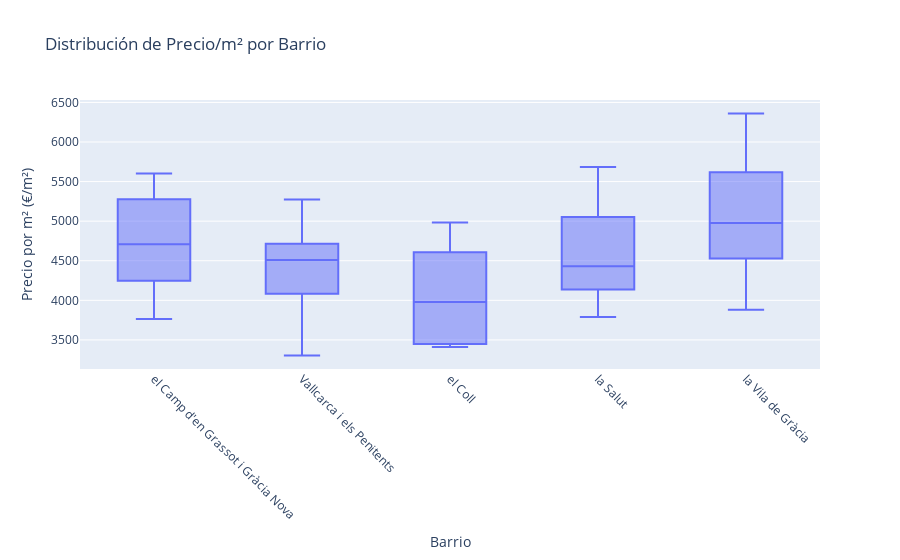

Notebook source saved alongside this figure:
### Code cell
# Distribución por barrio
if 'barrio_nombre' in df_matched.columns:
    barrio_col = 'barrio_nombre'
elif 'barrio_id' in df_matched.columns:
    # Crear nombres de barrio si no existen
    barrio_map = {
        28: 'Vallcarca i els Penitents',
        29: 'el Coll',
        30: 'la Salut',
        31: 'la Vila de Gràcia',
        32: 'el Camp d\'en Grassot i Gràcia Nova'
    }
    df_matched['barrio_nombre'] = df_matched['barrio_id'].map(barrio_map)
    barrio_col = 'barrio_nombre'

fig = px.box(
    df_matched,
    x=barrio_col,
    y='precio_m2',
    title='Distribución de Precio/m² por Barrio',
    labels={'precio_m2': 'Precio por m² (€/m²)', barrio_col: 'Barrio'}
)
fig.update_xaxes(tickangle=45)
fig.show()

# Análisis detallado de outliers en superficie
if len(outliers) > 0:
    print("\n" + "="*70)
    print("🔍 ANÁLISIS DETALLADO DE OUTLIERS EN SUPERFICIE")
    print("="*70)
    
    outlier_cols = ['superficie_m2', 'precio_m2', 'precio', 'habitaciones', 'banos', 
                    'barrio_id', 'ano_construccion', 'plantas']
    outlier_cols = [c for c in outlier_cols if c in outliers.columns]
    
    print("\n📊 Características de los outliers:")
    print(outliers[outlier_cols].to_string())
    
    print("\n📈 Comparación con el resto del dataset:")
    df_normal = df_matched[~df_matched.index.isin(outliers.index)]
    print(f"  Superficie media (sin outliers): {df_normal['superficie_m2'].mean():.1f} m²")
    print(f"  Superficie media (outliers):     {outliers['superficie_m2'].mean():.1f} m²")
    print(f"  Ratio: {outliers['superficie_m2'].mean() / df_normal['superficie_m2'].mean():.1f}x")
    
    print(f"\n  Precio/m² medio (sin outliers): {df_normal['precio_m2'].mean():.0f} €/m²")
    print(f"  Precio/m² medio (outliers):     {outliers['precio_m2'].mean():.0f} €/m²")
    
    print("\n💡 Interpretación:")
    print("  - Pisos >300 m² son muy raros en Gràcia (típico: 60-90 m²)")
    print("  - Podrían ser:")
    print("    • Áticos o dúplex grandes")
    print("    • Errores en datos Catastro (superficie total del edificio)")
    print("    • Casos especiales (lofts, naves reconvertidas)")
    print("  - Recomendación: Revisar manualmente o filtrar si son errores")

### Figure 1 — Plotly figure (JSON) as saved in the notebook; plotly's stock layout.template omitted (floating-point values rounded to 4 significant figures)
{"data": [{"alignmentgroup": "True", "hovertemplate": "Barrio=%{x}<br>Precio por m² (€/m²)=%{y}<extra></extra>", "legendgroup": "", "marker": {"color": "#636efa"}, "name": "", "notched": false, "offsetgroup": "", "orientation": "v", "showlegend": false, "type": "box", "x": ["el Camp d'en Grassot i Gràcia Nova", "el Camp d'en Grassot i Gràcia Nova", "el Camp d'en Grassot i Gràcia Nova", "el Camp d'en Grassot i Gràcia Nova", "el Camp d'en Grassot i Gràcia Nova", "el Camp d'en Grassot i Gràcia Nova", "el Camp d'en Grassot i Gràcia Nova", "el Camp d'en Grassot i Gràcia Nova", "el Camp d'en Grassot i Gràcia Nova", "el Camp d'en Grassot i Gràcia Nova", "el Camp d'en Grassot i Gràcia Nova", "el Camp d'en Grassot i Gràcia Nova", "el Camp d'en Grassot i Gràcia Nova", "el Camp d'en Grassot i Gràcia Nova", "el Camp d'en Grassot i Gràcia Nova", "el Camp d'en Grassot i Gràcia Nova", "el Camp d'en Grassot i Gràcia Nova", "el Camp d'en Grassot i Gràcia Nova", "el Camp d'en Grassot i Gràcia Nova", "el Camp d'en Grassot i Gràcia Nova", "el Camp d'en Grassot i Gràcia Nova", "el Camp d'en Grassot i Gràcia Nova", "el Camp d'en Grassot i Gràcia Nova", "el Camp d'en Grassot i Gràcia Nova", "el Camp d'en Grassot i Gràcia Nova", "el Camp d'en Grassot i Gràcia Nova", "el Camp d'en Grassot i Gràcia Nova", "el Camp d'en Grassot i Gràcia Nova", "el Camp d'en Grassot i Gràcia Nova", "el Camp d'en Grassot i Gràcia Nova", "el Camp d'en Grassot i Gràcia Nova", "el Camp d'en Grassot i Gràcia Nova", "el Camp d'en Grassot i Gràcia Nova", "el Camp d'en Grassot i Gràcia Nova", "el Camp d'en Grassot i Gràcia Nova", "el Camp d'en Grassot i Gràcia Nova", "el Camp d'en Grassot i Gràcia Nova", "el Camp d'en Grassot i Gràcia Nova", "el Camp d'en Grassot i Gràcia Nova", "el Camp d'en Grassot i Gràcia Nova", "el Camp d'en Grassot i Gràcia Nova", "Vallcarca i els Penitents", "Vallcarca i els Penitents", "Vallcarca i els Penitents", "el Coll", "el Coll", "el Coll", "el Coll", "el Coll", "el Coll", "el Coll", "el Coll", "el Coll", "el Coll", "la Salut", "la Salut", "la Salut", "la Salut", "la Salut", "Vallcarca i els Penitents", "la Salut", "Vallcarca i els Penitents", "la Vila de Gràcia", "la Vila de Gràcia", "la Vila de Gràcia", "la Vila de Gràcia", "la Vila de Gràcia", "la Vila de Gràcia", "la Vila de Gràcia", "la Vila de Gràcia", "la Vila de Gràcia", "la Vila de Gràcia", "la Vila de Gràcia", "la Salut", "la Salut", "la Salut", "la Salut", "la Salut", "la Salut", "la Salut", "la Salut", "la Salut", "la Salut", "la Salut", "la Salut", "la Salut", "la Salut", "la Salut", "la Vila de Gràcia", "la Salut", "la Salut", "la Salut", "la Salut", "la Salut", "la Salut", "la Vila de Gràcia", "la Vila de Gràcia", "el Camp d'en Grassot i Gràcia Nova", "el Camp d'en Grassot i Gràcia Nova", "el Camp d'en Grassot i Gràcia Nova"], "x0": " ", "xaxis": "x", "y": [5097.0, 5452.0, 4670.0, 4271.0, 5262.0, 3912.0, 3917.0, 4039.0, 3844.0, 3763.0, 4962.0, 5599.0, 3930.0, 4369.0, 4719.0, 5566.0, 4842.0, 4421.0, 4695.0, 5505.0, 5291.0, 4033.0, 5135.0, 5248.0, 4853.0, 5411.0, 5096.0, 4005.0, 4688.0, 5430.0, 5046.0, 5315.0, 4597.0, 4608.0, 5601.0, 4223.0, 4655.0, 5376.0, 4457.0, 4218.0, 4143.0, 4342.0, 4511.0, 4527.0, 3432.0, 4606.0, 4168.0, 3448.0, 3411.0, 3902.0, 4983.0, 4057.0, 3479.0, 4930.0, 4624.0, 4377.0, 4361.0, 5619.0, 4965.0, 3302.0, 3792.0, 5275.0, 4514.0, 5716.0, 4528.0, 4687.0, 6361.0, 5562.0, 4894.0, 5619.0, 5503.0, 5057.0, 4371.0, 5594.0, 4118.0, 4223.0, 4616.0, 4120.0, 5683.0, 5560.0, 4301.0, 4008.0, 5321.0, 4833.0, 4184.0, 4072.0, 5080.0, 3790.0, 3879.0, 4431.0, 3984.0, 4603.0, 5300.0, 4552.0, 4377.0, 6355.0, 4670.0, 4693.0, 5304.0, 5019.0], "y0": " ", "yaxis": "y"}], "layout": {"boxmode": "group", "legend": {"tracegroupgap": 0}, "title": {"text": "Distribución de Precio/m² por Barrio"}, "xaxis": {"anchor": "y", "domain": [0, 1], "tickangle": 45, "title": {"text": "Barrio"}}, "yaxis": {"anchor": "x", "domain": [0, 1], "title": {"text": "Precio por m² (€/m²)"}}}}
